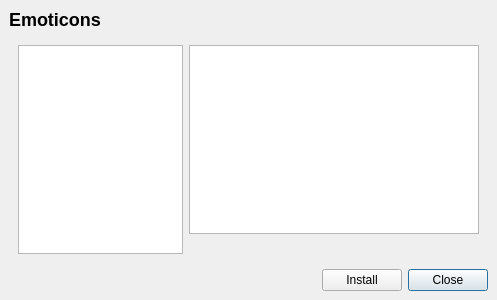
<ui version="4.0" >
 <class>Extra</class>
 <widget class="QDialog" name="Extra" >
  <property name="geometry" >
   <rect>
    <x>0</x>
    <y>0</y>
    <width>497</width>
    <height>300</height>
   </rect>
  </property>
  <property name="windowTitle" >
   <string>Jabbim Extra</string>
  </property>
  <property name="windowIcon" >
   <iconset>:/images/16x16/apps/jabbim.png</iconset>
  </property>
  <layout class="QGridLayout" >
   <property name="margin" >
    <number>9</number>
   </property>
   <property name="spacing" >
    <number>6</number>
   </property>
   <item row="1" column="0" colspan="3" >
    <widget class="QStackedWidget" name="stackedWidget" >
     <property name="currentIndex" >
      <number>0</number>
     </property>
     <widget class="QWidget" name="page" >
      <layout class="QGridLayout" >
       <property name="margin" >
        <number>9</number>
       </property>
       <property name="spacing" >
        <number>6</number>
       </property>
       <item rowspan="2" row="0" column="0" >
        <widget class="QListWidget" name="listWidget" >
         <property name="maximumSize" >
          <size>
           <width>165</width>
           <height>16777215</height>
          </size>
         </property>
        </widget>
       </item>
       <item row="1" column="1" >
        <widget class="QLabel" name="preview" >
         <property name="text" >
          <string/>
         </property>
        </widget>
       </item>
       <item row="0" column="1" >
        <widget class="QTextBrowser" name="textBrowser" />
       </item>
      </layout>
     </widget>
     <widget class="QWidget" name="page_2" >
      <layout class="QGridLayout" >
       <property name="margin" >
        <number>9</number>
       </property>
       <property name="spacing" >
        <number>6</number>
       </property>
       <item row="1" column="0" >
        <spacer>
         <property name="orientation" >
          <enum>Qt::Vertical</enum>
         </property>
         <property name="sizeHint" >
          <size>
           <width>20</width>
           <height>171</height>
          </size>
         </property>
        </spacer>
       </item>
       <item row="0" column="0" >
        <widget class="QWidget" native="1" name="prog" />
       </item>
      </layout>
     </widget>
    </widget>
   </item>
   <item row="2" column="0" >
    <spacer>
     <property name="orientation" >
      <enum>Qt::Horizontal</enum>
     </property>
     <property name="sizeHint" >
      <size>
       <width>241</width>
       <height>20</height>
      </size>
     </property>
    </spacer>
   </item>
   <item row="2" column="2" >
    <widget class="QPushButton" name="pushButton_2" >
     <property name="text" >
      <string>Close</string>
     </property>
    </widget>
   </item>
   <item row="2" column="1" >
    <widget class="QPushButton" name="pushButton" >
     <property name="text" >
      <string>Install</string>
     </property>
    </widget>
   </item>
   <item row="0" column="0" >
    <widget class="QLabel" name="label" >
     <property name="text" >
      <string>&lt;h2>Emoticons&lt;/h2></string>
     </property>
    </widget>
   </item>
  </layout>
 </widget>
 <resources/>
 <connections>
  <connection>
   <sender>pushButton</sender>
   <signal>clicked()</signal>
   <receiver>Extra</receiver>
   <slot>accept()</slot>
   <hints>
    <hint type="sourcelabel" >
     <x>318</x>
     <y>272</y>
    </hint>
    <hint type="destinationlabel" >
     <x>206</x>
     <y>263</y>
    </hint>
   </hints>
  </connection>
  <connection>
   <sender>pushButton_2</sender>
   <signal>clicked()</signal>
   <receiver>Extra</receiver>
   <slot>reject()</slot>
   <hints>
    <hint type="sourcelabel" >
     <x>468</x>
     <y>263</y>
    </hint>
    <hint type="destinationlabel" >
     <x>500</x>
     <y>208</y>
    </hint>
   </hints>
  </connection>
 </connections>
</ui>
